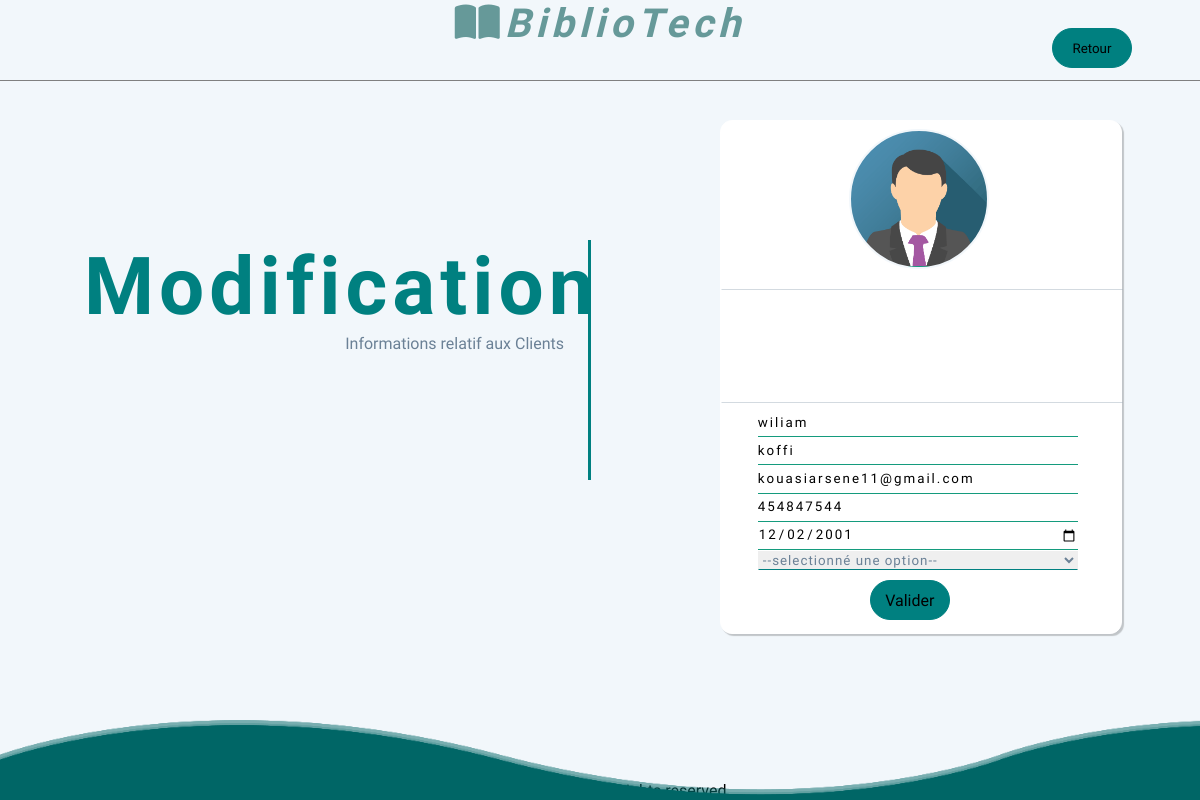
Screenshot of /Views/form/client/modifier.php?id=18 (signed in) with the database file from the repository.
### tables this page shows
CREATE TABLE IF NOT EXISTS `users` (
  `id` int NOT NULL AUTO_INCREMENT,
  `nom` varchar(200) NOT NULL,
  `prenom` varchar(300) NOT NULL,
  `email` varchar(300) NOT NULL,
  `born_date` date NOT NULL,
  `contact` int NOT NULL,
  `extension` varchar(20) NOT NULL,
  `user_structure` int NOT NULL,
  `matricule` varchar(100) NOT NULL,
  `actif` tinyint(1) NOT NULL,
  PRIMARY KEY (`id`),
  KEY `fk_structure_user` (`user_structure`)
);

### Views/form/client/modifier.php (the view, shortened to what this page needs)
<?php session_start();
include '../../../php/connexion.php';
$errors = array('n_nom' => '', 'n_prenom' => '', 'n_mail' => '', 'n_contact' => '', 'n_date' => '', 'photo' => '', 'structure' => '');
$start = '2020-11-01';
$id = $_GET['id'];
$req = $connexion->prepare('SELECT * FROM users WHERE id = :id');
$req->execute(['id' => $id]);
$res = $req->fetch();
?>
<!DOCTYPE html PUBLIC "-//W3C//DTD XHTML 1.0 Strict//EN" "http://www.w3.org/TR/xhtml1/DTD/xhtml1-strict.dtd">
<html xmlns="http://www.w3.org/1999/xhtml" xml:lang="fr" lang="fr">
<head>
    <link rel="stylesheet" href="../../../Static/css/formulaire.css" />
    <link rel="stylesheet" href="../../../Static/css/wave.css">
</head>
<body>
    <div class="body">
        <header class="head-bar-c">
            <h1 class="head-title-c"><i class="fas fa-book-open"></i>BiblioTech</h1>
            <button type="submit" class="btn10"><a href="./Carte.php">Retour</a></button>
        </header>
        <section class="instru">
            <h1>Modification</h1>
            <p>Informations relatif aux Clients</p>
        </section>
        <div class="form-place02">
            <form method="POST" enctype="multipart/form-data">
                <div class="error02">
                    <?php echo $errors['n_nom'] . '<br/>';
                    echo $errors['n_prenom'] . '<br/>';
                    echo $errors['n_mail'] . '<br/>';
                    echo $errors['n_contact'] . '<br/>';
                    echo $errors['n_date'] . '<br/>';
                    echo $errors['photo'] . '<br/> ';
                    echo $errors['structure']; ?>
                </div>
                <div class="img-form01">
                    <input type="file" name="photo" class="photos" accept="image/png, image/jpeg, image/jpg">
                </div>
                <p>
                    <input type="text" name="n_nom" placeholder="Nom" value="<?php echo $res['nom']; ?>" /><br />
                    <input type="text" name="n_prenom" placeholder="Prénom" value="<?php echo $res['prenom']; ?>" /><br />
                    <input type="email" name="n_mail" placeholder="E-mail" value="<?php echo $res['email']; ?>" /><br />
                    <input type="number" name="n_contact" placeholder="Contact" value="<?php echo $res['contact']; ?>" /><br />
                    <input type="date" name="n_date" max="<?php echo $start; ?>" value="<?php echo $res['born_date']; ?>" /><br />
                    <select name="structure">
                        <option value="">--selectionné une option--</option>
                    </select>
                    <button type="submit" name="submit" class="btn02">Valider</button> </p>
            </form>
        </div>
        <footer>
            <p>Copyright &copy;
                All rights reserved </p>
            <section class="vague">
                <div class="wave wave1"></div>
            </section>
        </footer>
    </div>
</body>
</html>

### Static/css/formulaire.css (style rules this page uses)
* { margin: 0; padding: 0; font-family: "Mukta", sans-serif; }
body { background-color: #f2f7fb; z-index: 1000; }
div[class="body"] { z-index: 15000; }
h1 { letter-spacing: 5px; }
input { border: transparent; border-bottom: 1px solid #149b7d; width: 20rem; height: 1.7rem; line-height: 2rem; letter-spacing: 2px; }
input[class="photos"] { outline: none; color: transparent; box-sizing: border-box; width: 100%; height: 100%; cursor: pointer; background-color: transparent; }
button[type="submit"] { height: 2.5rem; width: 5rem; border: 1px solid teal; background-color: teal; border-radius: 2rem; margin: 0.5rem; }
.img-form01 { height: 8.5rem; width: 8.5rem; border: 2px solid #f2f7fb; border-radius: 100%; position: absolute; top: 0.5rem; left: 8rem; background-image: url(../img/gestionnaire/img_avatar.png); background-size: cover; overflow: hidden; }
footer { display: flex; justify-content: center; flex-wrap: wrap; position: fixed; bottom: 0; height: 5rem; width: 100%; }
footer p { position: absolute; bottom: 0; }
.head-title-c { font-size: 2.5em; color: #669999; font-weight: bold; font-style: italic; }
.head-bar-c { height: 10%; width: 100%; position: absolute; top: 0%; right: 0%; text-align: center; border-bottom: 1px solid gray; vertical-align: middle; letter-spacing: 2px; }
.error02 { font-size: 1em; line-height: 1rem; color: rgb(255, 0, 157); position: absolute; top: 10.5rem; width: 100%; height: 7rem; border: 1px solid transparent; border-top: 1px solid #6b81964b; border-bottom: 1px solid #6b81964b; }
.btn02 { position: absolute; top: 10.2rem; right: 7.5rem; font-weight: 500; font-size: 1em; margin-top: 0.5rem; }
.form-place02 { position: absolute; top: 15%; left: 60%; height: 32rem; width: 25rem; border: 1px solid white; border-radius: 12px; box-shadow: 2px 2px 1px rgba(0, 0, 0, 0.205); background-color: white; }
.form-place02 form p { position: absolute; top: 18rem; left: 2.3rem; }
.instru { position: absolute; top: 30%; left: 7%; width: 40%; height: 30%; padding-right: 2%; text-align: right; border-right: 3px solid teal; }
.instru h1 { font-size: 5em; color: teal; }
.instru p { color: #6b8196; }
select { border: 1px solid transparent; border-bottom: 1px solid teal; width: 20rem; color: #6b8196; line-height: 2rem; letter-spacing: 1px; }
button a { text-decoration: none; color: black; }
.btn10 { position: absolute; right: 5%; top: 25%; }

### Static/css/wave.css (style rules this page uses)
* { margin: 0; padding: 0; }
section[class="vague"] { position: relative; width: 100%; height: 100%; overflow: hidden; }
section[class="vague"] .wave { position: absolute; bottom: 0; left: 0; width: 100%; height: 75px; background-image: url(../img/wave/wave.png); background-size: 1000px 100px; }
section[class="vague"] .wave.wave1 { animation: animate 30s linear infinite; z-index: 999; opacity: 1; animation-delay: 0s; bottom: 0; }

### rows the page displays
users: n_nom "wiliam", n_prenom "koffi", n_mail "kouasiarsene11@gmail.com", n_contact "454847544", n_date "12/02/2001"
